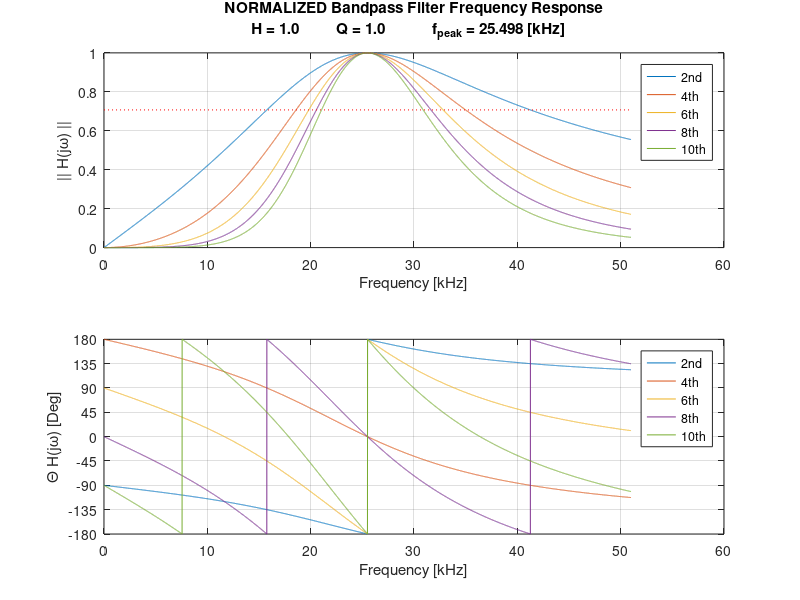

Here is the MATLAB script that generated this plot:
% Author: Joshua Simmons
%
% Date: October 22, 2015
%
% Desciption:   Selects the R and C values as well as plot the freq response for
%               the Multiple Feedback Bandpass Filter.
%
%               The OP AMP that you select needs to have an open-loop gain of at
%               least 10 times above the peak amplitude of the frequency response.
%
%               In other words A0 >> H*Q

clear all;
close all;
clc;

%%%%%%%%%%%%%%%%%%%%%%%%%%%%%%%%%%%%%%%%%%%%%%%%%
%%%%%%%%%%%%%%%%%% USER INPUT %%%%%%%%%%%%%%%%%%%
%%%%%%%%%%%%%%%%%%%%%%%%%%%%%%%%%%%%%%%%%%%%%%%%%

% f0 = 28.5E+3, H = Q = 1

f0 = 25.5E+3;% Center frequency of passband

% AT f0 THE GAIN WILL BE THE PRODUCT OF H AND Q
H = 1.0;% Gain at f0
Q = 1.0;% Quality factor, Q = f0/(f2-f1)

% You select C1. Keep an eye on the calculated component
% values of the resistors and capacitors so that they
% are realizeable. 
C1 = 1.11E-9;

%%%%%%%%%%%%%%%%%%%%%%%%%%%%%%%%%%%%%%%%%%%%%%%%%
%%%%%%%%% CALCULATING COMPONENT VALUES %%%%%%%%%%
%%%%%%%%%%%%%%%%%%%%%%%%%%%%%%%%%%%%%%%%%%%%%%%%%

w0 = 2*pi*f0;

zeta = 1/(2*Q); % Damping ratio
alpha = w0*zeta;% Normalized damping ratio

k = C1*w0;% Just a constant to simply math expressions
C2 = C1;
R1 = 1/(H*k);
R2 = 1/((2*Q-H)*k);
R3 = 2*Q/k;

% Printing values of components
componentValueString = sprintf('f0 = %2.2f [kHz]', 0.001*f0);
disp(componentValueString);
componentValueString = sprintf('H = %2.2f', H);
disp(componentValueString);
componentValueString = sprintf('Q = %2.2f', Q);
disp(componentValueString);
componentValueString = sprintf('C1 = %3.3f [nF]', 1E+9*C1);
disp(componentValueString);
componentValueString = sprintf('C2 = %3.3f [nF]', 1E+9*C2);
disp(componentValueString);
componentValueString = sprintf('R1 = %3.3f [kOhms]', 0.001*R1);
disp(componentValueString);
componentValueString = sprintf('R2 = %3.3f [kOhms]', 0.001*R2);
disp(componentValueString);
componentValueString = sprintf('R3 = %3.3f [kOhms]', 0.001*R3);
disp(componentValueString);

%%%%%%%%%%%%%%%%%%%%%%%%%%%%%%%%%%%%%%%%%%%%%%%%%
%%%%%%%%%%%%%%% TRANSFER FUNCTIONS %%%%%%%%%%%%%%
%%%%%%%%%%%%%%%%%%%%%%%%%%%%%%%%%%%%%%%%%%%%%%%%%

f = linspace(1,2*f0,1E+4);
s = 1i*2*pi*f;

% Multiple Feedback BPF Transfer Function
H_MFB_BPF2 = -s./(R1*C2) ./ ...
    (s.^2+s.*(C2+C1)/(R3*C2*C1)+(R1+R2)/(R1*R2*R3*C2*C1));

% Optionally normalizing the transfer function
H_MFB_BPF2 = H_MFB_BPF2/(H*Q);

% Determing the peak value of the pass band
[~, KfPeak] = max(abs(H_MFB_BPF2));
fPeak = f(KfPeak);

% Equivalent MFB BBF Transfer Function
%H_MFB_BPF2 = -H*omega*s ./ (s.^2+2*zeta*omega.*s+omega^2);

% Determining critical points of transfer function
% sMax1 = (-2*zeta*w0-w0*sqrt(4*zeta^2-3)) / 3;
% sMax2 = (-2*zeta*w0+w0*sqrt(4*zeta^2-3)) / 3;
% 
% H_MFB_BPF2_Max1 = abs(-H*w0*sMax1 / (sMax1^2+2*zeta*w0*sMax1+w0^2));
% H_MFB_BPF2_Max2 = abs(-H*w0*sMax2 / (sMax2^2+2*zeta*w0*sMax2+w0^2));

%%%%%%%%%%%%%%%%%%%%%%%%%%%%%%%%%%%%%%%%%%%%%%%%%
%%%%%%%%%%% PLOTTING TRANSFER FUNCTION %%%%%%%%%%
%%%%%%%%%%%%%%%%%%%%%%%%%%%%%%%%%%%%%%%%%%%%%%%%%

% Plotting
figure(1);
    subplot(2,1,1);
        plot(0.001*f,abs(H_MFB_BPF2));% 2nd Order
        hold on;
        plot(0.001*f,abs(H_MFB_BPF2.^2));%  4th Order
        plot(0.001*f,abs(H_MFB_BPF2.^3));%  6th Order
        plot(0.001*f,abs(H_MFB_BPF2.^4));%  8th Order
        plot(0.001*f,abs(H_MFB_BPF2.^5));% 10th Order
        line([0.001*f(1), 0.001*f(end)], [1/sqrt(2), 1/sqrt(2)], 'linestyle',':','color',[1 0 0]);% -3 [dB] Attenuation Line
        grid on;
        ylim([0,1]);
        xlabel('Frequency [kHz]');
        ylabel('|| H(j\omega) ||');
        legend({'2nd','4th','6th','8th','10th'});
        titleString = sprintf('NORMALIZED Bandpass Filter Frequency Response\nH = %3.1f\t\t\tQ = %3.1f\t\t\tf_{peak} = %3.3f [kHz]', H,Q,0.001*fPeak);
        title(titleString);
        hold off;
	subplot(2,1,2);
        plot(0.001*f,(180/pi)*angle(H_MFB_BPF2));% 2nd Order
        hold on;
        plot(0.001*f,(180/pi)*angle(H_MFB_BPF2.^2));%  4th Order
        plot(0.001*f,(180/pi)*angle(H_MFB_BPF2.^3));%  6th Order
        plot(0.001*f,(180/pi)*angle(H_MFB_BPF2.^4));%  7th Order
        plot(0.001*f,(180/pi)*angle(H_MFB_BPF2.^5));% 10th Order
        grid on;
        ylim([-180,180]);
        set(gca,'YTick',[-180,-135,-90,-45,0,45,90,135,180])
        set(gca,'YTickLabel',[-180,-135,-90,-45,0,45,90,135,180]);
        xlabel('Frequency [kHz]');
        ylabel('\Theta H(j\omega) [Deg]');
        legend({'2nd','4th','6th','8th','10th'});
        hold off;
        